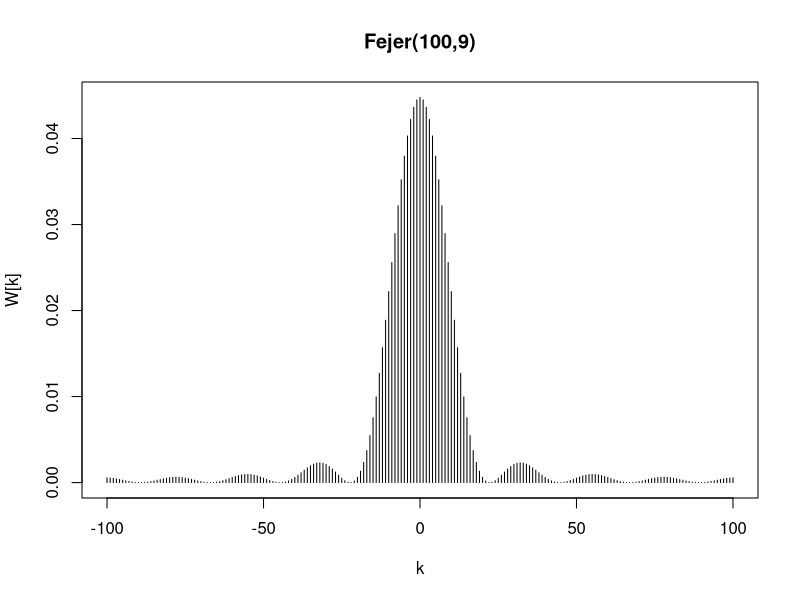
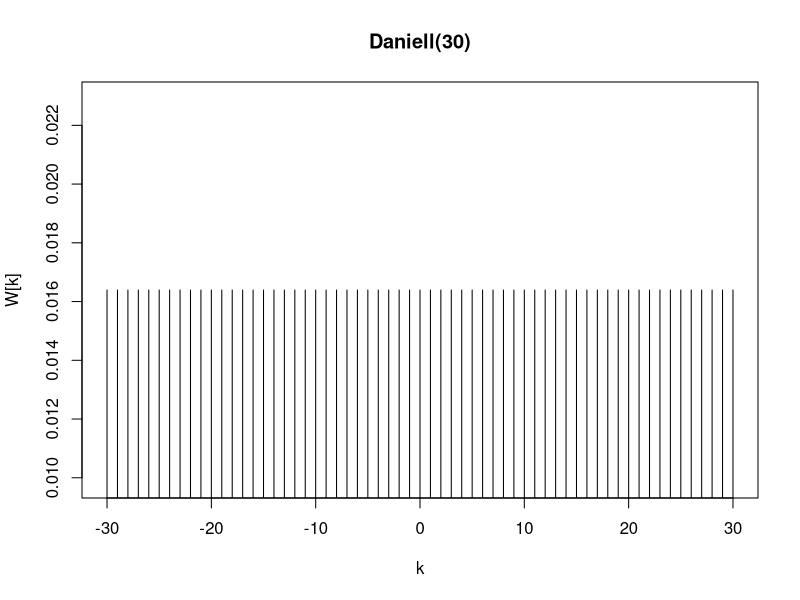
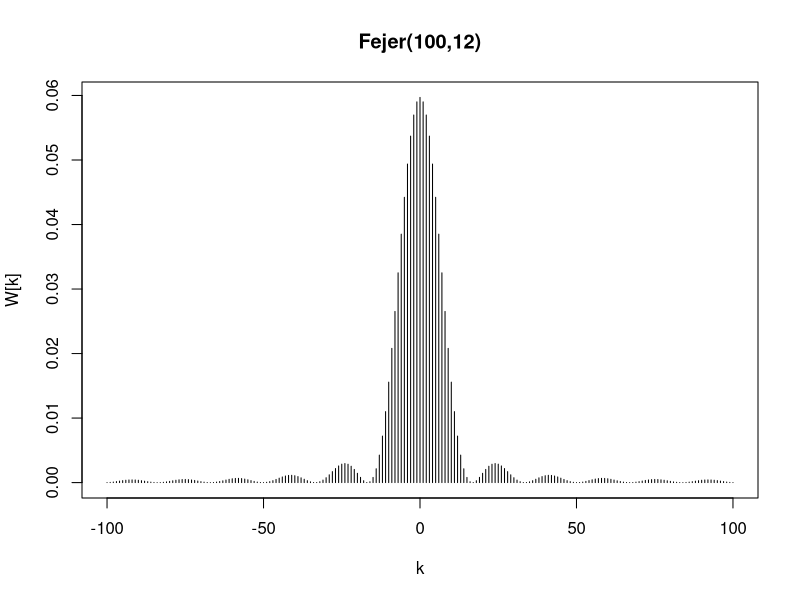
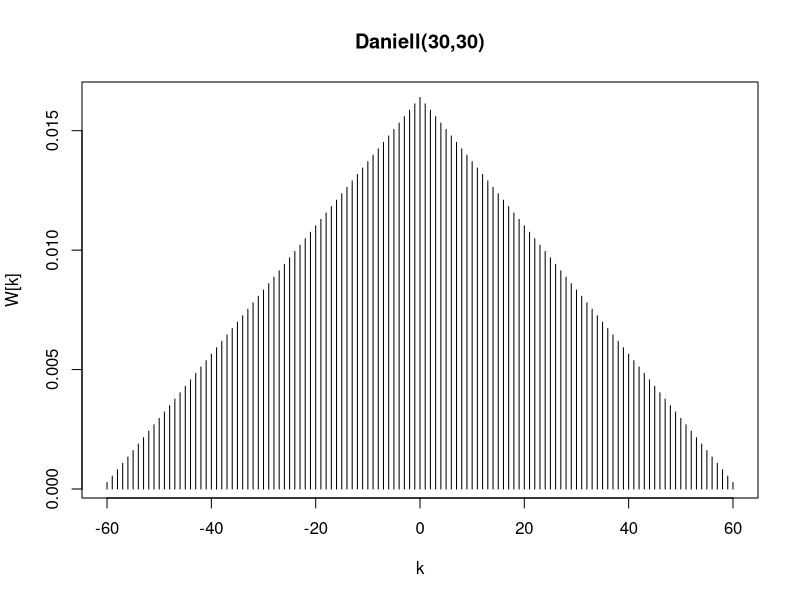
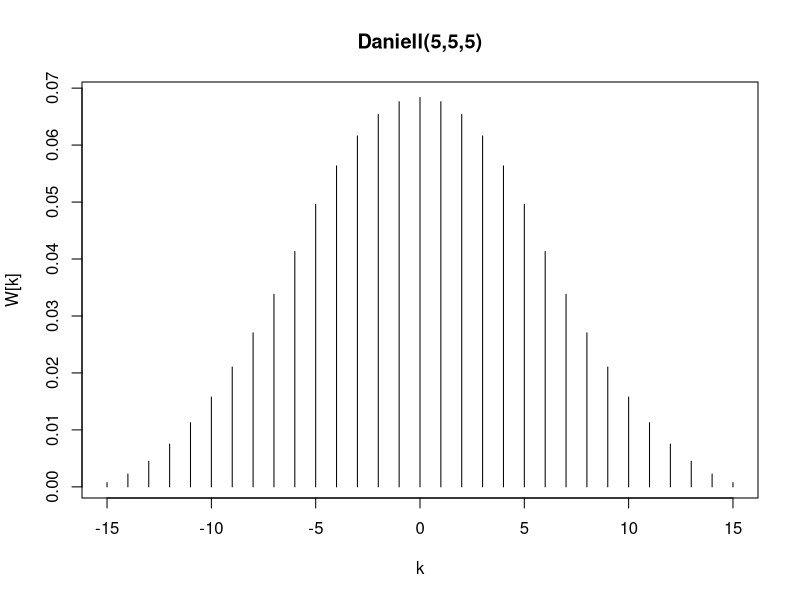
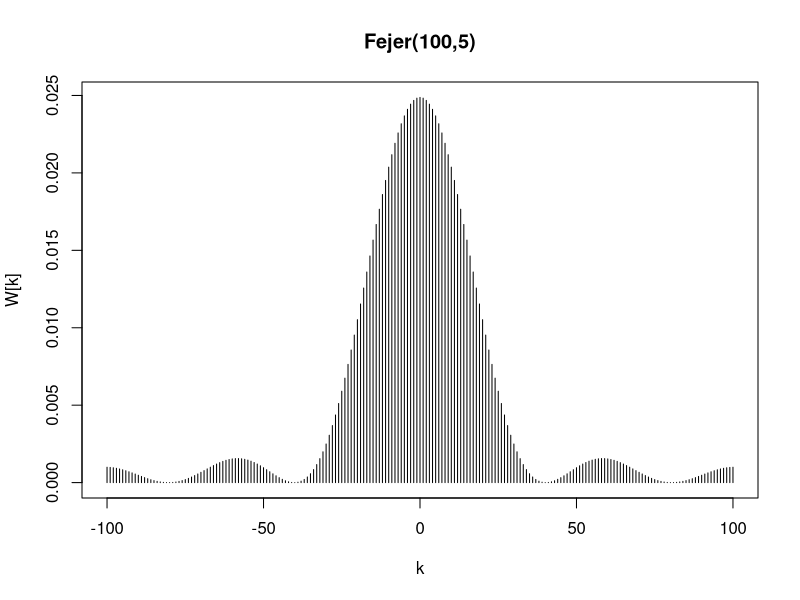

These figures' R source, in order:
plot(kernel("fejer",100,r=9))
plot(kernel("daniell",30))
plot(kernel("fejer",100,r=12))
plot(kernel("daniell",c(30,30)))
plot(kernel("daniell",c(5,5,5)))
plot(kernel("fejer",100,r=5))